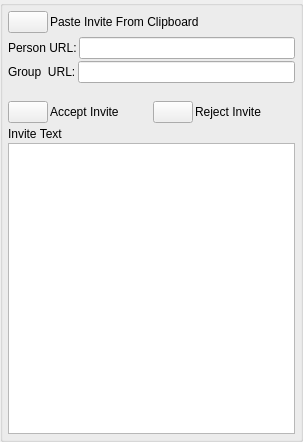
<?xml version="1.0" encoding="UTF-8"?>
<ui version="4.0">
 <class>AppletInvitesUi</class>
 <widget class="QWidget" name="AppletInvitesUi">
  <property name="geometry">
   <rect>
    <x>0</x>
    <y>0</y>
    <width>303</width>
    <height>442</height>
   </rect>
  </property>
  <property name="sizePolicy">
   <sizepolicy hsizetype="Expanding" vsizetype="Expanding">
    <horstretch>0</horstretch>
    <verstretch>0</verstretch>
   </sizepolicy>
  </property>
  <property name="minimumSize">
   <size>
    <width>0</width>
    <height>0</height>
   </size>
  </property>
  <property name="maximumSize">
   <size>
    <width>16777215</width>
    <height>16777215</height>
   </size>
  </property>
  <property name="windowTitle">
   <string>Accept Invite</string>
  </property>
  <layout class="QVBoxLayout" name="verticalLayout">
   <property name="spacing">
    <number>0</number>
   </property>
   <property name="leftMargin">
    <number>0</number>
   </property>
   <property name="topMargin">
    <number>0</number>
   </property>
   <property name="rightMargin">
    <number>0</number>
   </property>
   <property name="bottomMargin">
    <number>0</number>
   </property>
   <item>
    <widget class="QGroupBox" name="StyledDlgItemsBox">
     <property name="sizePolicy">
      <sizepolicy hsizetype="Expanding" vsizetype="Expanding">
       <horstretch>0</horstretch>
       <verstretch>0</verstretch>
      </sizepolicy>
     </property>
     <property name="minimumSize">
      <size>
       <width>0</width>
       <height>0</height>
      </size>
     </property>
     <property name="title">
      <string/>
     </property>
     <layout class="QVBoxLayout" name="verticalLayout_2">
      <property name="spacing">
       <number>2</number>
      </property>
      <property name="leftMargin">
       <number>5</number>
      </property>
      <property name="topMargin">
       <number>5</number>
      </property>
      <property name="rightMargin">
       <number>5</number>
      </property>
      <property name="bottomMargin">
       <number>5</number>
      </property>
      <item>
       <layout class="QHBoxLayout" name="horizontalLayout">
        <item>
         <widget class="VxPushButton" name="m_CopyInviteFromClipboardButton">
          <property name="sizePolicy">
           <sizepolicy hsizetype="Minimum" vsizetype="Minimum">
            <horstretch>0</horstretch>
            <verstretch>0</verstretch>
           </sizepolicy>
          </property>
          <property name="text">
           <string/>
          </property>
         </widget>
        </item>
        <item>
         <widget class="QLabel" name="m_CopyInviteLabel">
          <property name="sizePolicy">
           <sizepolicy hsizetype="Expanding" vsizetype="Preferred">
            <horstretch>0</horstretch>
            <verstretch>0</verstretch>
           </sizepolicy>
          </property>
          <property name="text">
           <string>Paste Invite From Clipboard</string>
          </property>
         </widget>
        </item>
       </layout>
      </item>
      <item>
       <widget class="IdentWidget" name="m_IdentWidget" native="true"/>
      </item>
      <item>
       <layout class="QHBoxLayout" name="horizontalLayout_3">
        <item>
         <widget class="QLabel" name="m_PersonUrlLabel">
          <property name="text">
           <string>Person URL:</string>
          </property>
         </widget>
        </item>
        <item>
         <widget class="QLineEdit" name="m_PersonUrlEdit">
          <property name="enabled">
           <bool>true</bool>
          </property>
         </widget>
        </item>
       </layout>
      </item>
      <item>
       <layout class="QHBoxLayout" name="horizontalLayout_2">
        <item>
         <widget class="QLabel" name="m_GroupUrlLabel">
          <property name="text">
           <string>Group  URL:</string>
          </property>
         </widget>
        </item>
        <item>
         <widget class="QLineEdit" name="m_GroupUrlEdit"/>
        </item>
       </layout>
      </item>
      <item>
       <widget class="QLabel" name="m_StatusLable">
        <property name="text">
         <string/>
        </property>
       </widget>
      </item>
      <item>
       <layout class="QHBoxLayout" name="horizontalLayout_4">
        <item>
         <widget class="VxPushButton" name="m_AcceptInviteButton">
          <property name="text">
           <string/>
          </property>
         </widget>
        </item>
        <item>
         <widget class="QLabel" name="label_2">
          <property name="sizePolicy">
           <sizepolicy hsizetype="Expanding" vsizetype="Preferred">
            <horstretch>0</horstretch>
            <verstretch>0</verstretch>
           </sizepolicy>
          </property>
          <property name="text">
           <string>Accept Invite</string>
          </property>
         </widget>
        </item>
        <item>
         <widget class="VxPushButton" name="m_RejectInviteButton">
          <property name="text">
           <string/>
          </property>
         </widget>
        </item>
        <item>
         <widget class="QLabel" name="label_3">
          <property name="sizePolicy">
           <sizepolicy hsizetype="Expanding" vsizetype="Preferred">
            <horstretch>0</horstretch>
            <verstretch>0</verstretch>
           </sizepolicy>
          </property>
          <property name="text">
           <string>Reject Invite</string>
          </property>
         </widget>
        </item>
       </layout>
      </item>
      <item>
       <spacer name="verticalSpacer">
        <property name="orientation">
         <enum>Qt::Vertical</enum>
        </property>
        <property name="sizeType">
         <enum>QSizePolicy::Fixed</enum>
        </property>
        <property name="sizeHint" stdset="0">
         <size>
          <width>20</width>
          <height>2</height>
         </size>
        </property>
       </spacer>
      </item>
      <item>
       <widget class="QLabel" name="label">
        <property name="text">
         <string>Invite Text</string>
        </property>
       </widget>
      </item>
      <item>
       <widget class="QPlainTextEdit" name="m_InviteTextEdit"/>
      </item>
     </layout>
    </widget>
   </item>
  </layout>
 </widget>
 <customwidgets>
  <customwidget>
   <class>VxPushButton</class>
   <extends>QPushButton</extends>
   <header>VxPushButton.h</header>
  </customwidget>
  <customwidget>
   <class>IdentWidget</class>
   <extends>QWidget</extends>
   <header>IdentWidget.h</header>
   <container>1</container>
  </customwidget>
 </customwidgets>
 <resources/>
 <connections/>
</ui>
